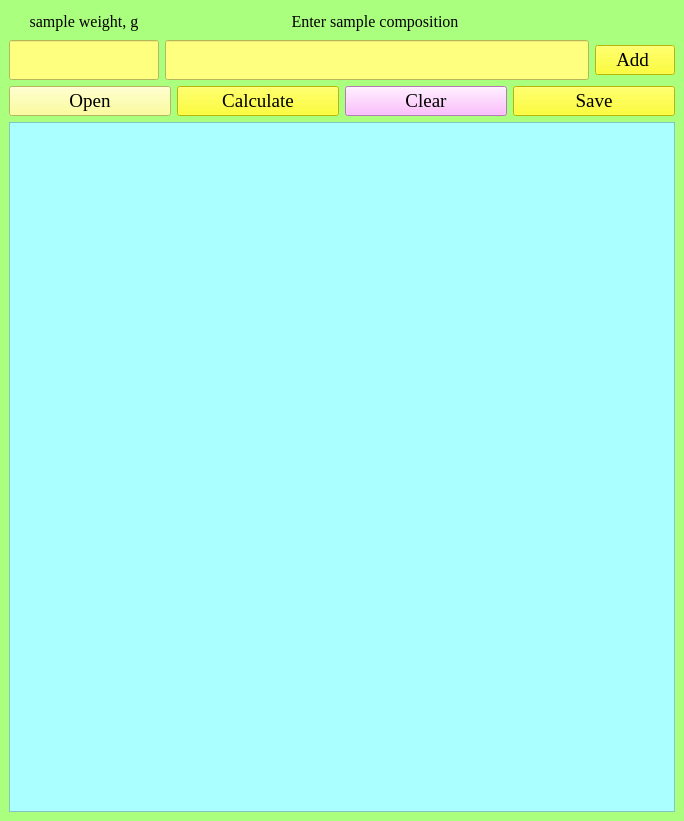
<?xml version="1.0" encoding="UTF-8"?>
<ui version="4.0">
 <class>MainWindow</class>
 <widget class="QMainWindow" name="MainWindow">
  <property name="geometry">
   <rect>
    <x>0</x>
    <y>0</y>
    <width>684</width>
    <height>821</height>
   </rect>
  </property>
  <property name="sizePolicy">
   <sizepolicy hsizetype="Fixed" vsizetype="Fixed">
    <horstretch>0</horstretch>
    <verstretch>0</verstretch>
   </sizepolicy>
  </property>
  <property name="maximumSize">
   <size>
    <width>1200</width>
    <height>1200</height>
   </size>
  </property>
  <property name="sizeIncrement">
   <size>
    <width>20</width>
    <height>20</height>
   </size>
  </property>
  <property name="font">
   <font>
    <family>Times New Roman</family>
   </font>
  </property>
  <property name="windowTitle">
   <string>MassCalculation</string>
  </property>
  <property name="styleSheet">
   <string notr="true">background-color: rgb(170, 255, 127);
selection-color: rgb(255, 255, 0);
selection-background-color: rgb(255, 170, 0);</string>
  </property>
  <widget class="QWidget" name="centralwidget">
   <property name="font">
    <font>
     <family>Times New Roman</family>
     <pointsize>12</pointsize>
    </font>
   </property>
   <layout class="QVBoxLayout" name="verticalLayout_2">
    <item>
     <layout class="QVBoxLayout" name="verticalLayout">
      <property name="sizeConstraint">
       <enum>QLayout::SetFixedSize</enum>
      </property>
      <item>
       <layout class="QHBoxLayout" name="horizontalLayout">
        <property name="sizeConstraint">
         <enum>QLayout::SetFixedSize</enum>
        </property>
        <item>
         <widget class="QLabel" name="label">
          <property name="sizePolicy">
           <sizepolicy hsizetype="Minimum" vsizetype="Fixed">
            <horstretch>0</horstretch>
            <verstretch>0</verstretch>
           </sizepolicy>
          </property>
          <property name="minimumSize">
           <size>
            <width>150</width>
            <height>25</height>
           </size>
          </property>
          <property name="font">
           <font>
            <family>Times New Roman</family>
            <pointsize>12</pointsize>
           </font>
          </property>
          <property name="text">
           <string>sample weight, g</string>
          </property>
          <property name="alignment">
           <set>Qt::AlignCenter</set>
          </property>
         </widget>
        </item>
        <item>
         <widget class="QLabel" name="label_2">
          <property name="sizePolicy">
           <sizepolicy hsizetype="Expanding" vsizetype="Fixed">
            <horstretch>0</horstretch>
            <verstretch>0</verstretch>
           </sizepolicy>
          </property>
          <property name="font">
           <font>
            <family>Times New Roman</family>
            <pointsize>12</pointsize>
           </font>
          </property>
          <property name="text">
           <string>Enter sample composition</string>
          </property>
          <property name="alignment">
           <set>Qt::AlignCenter</set>
          </property>
         </widget>
        </item>
        <item>
         <spacer name="verticalSpacer">
          <property name="orientation">
           <enum>Qt::Vertical</enum>
          </property>
          <property name="sizeType">
           <enum>QSizePolicy::Minimum</enum>
          </property>
          <property name="sizeHint" stdset="0">
           <size>
            <width>90</width>
            <height>25</height>
           </size>
          </property>
         </spacer>
        </item>
       </layout>
      </item>
      <item>
       <layout class="QHBoxLayout" name="horizontalLayout_2">
        <property name="sizeConstraint">
         <enum>QLayout::SetFixedSize</enum>
        </property>
        <item>
         <widget class="QLineEdit" name="sample_weight">
          <property name="enabled">
           <bool>true</bool>
          </property>
          <property name="sizePolicy">
           <sizepolicy hsizetype="Minimum" vsizetype="Fixed">
            <horstretch>0</horstretch>
            <verstretch>0</verstretch>
           </sizepolicy>
          </property>
          <property name="minimumSize">
           <size>
            <width>150</width>
            <height>40</height>
           </size>
          </property>
          <property name="styleSheet">
           <string notr="true">background-color: rgb(255, 255, 127);</string>
          </property>
         </widget>
        </item>
        <item>
         <widget class="QLineEdit" name="sample_formula">
          <property name="enabled">
           <bool>true</bool>
          </property>
          <property name="sizePolicy">
           <sizepolicy hsizetype="Expanding" vsizetype="Fixed">
            <horstretch>0</horstretch>
            <verstretch>0</verstretch>
           </sizepolicy>
          </property>
          <property name="minimumSize">
           <size>
            <width>200</width>
            <height>40</height>
           </size>
          </property>
          <property name="styleSheet">
           <string notr="true">background-color: rgb(255, 255, 127);</string>
          </property>
         </widget>
        </item>
        <item>
         <widget class="QPushButton" name="Add_button">
          <property name="sizePolicy">
           <sizepolicy hsizetype="Fixed" vsizetype="Fixed">
            <horstretch>0</horstretch>
            <verstretch>0</verstretch>
           </sizepolicy>
          </property>
          <property name="font">
           <font>
            <family>Times New Roman</family>
            <pointsize>14</pointsize>
           </font>
          </property>
          <property name="styleSheet">
           <string notr="true">background-color: rgb(255, 255, 0);</string>
          </property>
          <property name="text">
           <string>Add </string>
          </property>
         </widget>
        </item>
       </layout>
      </item>
      <item>
       <layout class="QHBoxLayout" name="horizontalLayout_3">
        <item>
         <widget class="QPushButton" name="Open_button">
          <property name="sizePolicy">
           <sizepolicy hsizetype="Expanding" vsizetype="Fixed">
            <horstretch>0</horstretch>
            <verstretch>0</verstretch>
           </sizepolicy>
          </property>
          <property name="font">
           <font>
            <family>Times New Roman</family>
            <pointsize>14</pointsize>
           </font>
          </property>
          <property name="styleSheet">
           <string notr="true">background-color: rgb(255, 255, 127);</string>
          </property>
          <property name="text">
           <string>Open</string>
          </property>
         </widget>
        </item>
        <item>
         <widget class="QPushButton" name="Calculate_button">
          <property name="sizePolicy">
           <sizepolicy hsizetype="Expanding" vsizetype="Fixed">
            <horstretch>0</horstretch>
            <verstretch>0</verstretch>
           </sizepolicy>
          </property>
          <property name="font">
           <font>
            <family>Times New Roman</family>
            <pointsize>14</pointsize>
           </font>
          </property>
          <property name="styleSheet">
           <string notr="true">background-color: rgb(255, 255, 0);
alternate-background-color: rgb(85, 170, 255);</string>
          </property>
          <property name="text">
           <string>Calculate</string>
          </property>
         </widget>
        </item>
        <item>
         <widget class="QPushButton" name="Clear_buttom">
          <property name="sizePolicy">
           <sizepolicy hsizetype="Expanding" vsizetype="Fixed">
            <horstretch>0</horstretch>
            <verstretch>0</verstretch>
           </sizepolicy>
          </property>
          <property name="font">
           <font>
            <family>Times New Roman</family>
            <pointsize>14</pointsize>
           </font>
          </property>
          <property name="styleSheet">
           <string notr="true">
background-color: rgb(255, 170, 255);</string>
          </property>
          <property name="text">
           <string>Clear</string>
          </property>
         </widget>
        </item>
        <item>
         <widget class="QPushButton" name="Save_button">
          <property name="sizePolicy">
           <sizepolicy hsizetype="Expanding" vsizetype="Fixed">
            <horstretch>0</horstretch>
            <verstretch>0</verstretch>
           </sizepolicy>
          </property>
          <property name="font">
           <font>
            <family>Times New Roman</family>
            <pointsize>14</pointsize>
           </font>
          </property>
          <property name="styleSheet">
           <string notr="true">background-color: rgb(255, 255, 0);</string>
          </property>
          <property name="text">
           <string>Save</string>
          </property>
         </widget>
        </item>
       </layout>
      </item>
     </layout>
    </item>
    <item>
     <widget class="QTextEdit" name="report_list">
      <property name="sizePolicy">
       <sizepolicy hsizetype="Expanding" vsizetype="Expanding">
        <horstretch>0</horstretch>
        <verstretch>0</verstretch>
       </sizepolicy>
      </property>
      <property name="styleSheet">
       <string notr="true">background-color: rgb(170, 255, 255);</string>
      </property>
     </widget>
    </item>
   </layout>
  </widget>
 </widget>
 <resources/>
 <connections>
  <connection>
   <sender>Open_button</sender>
   <signal>clicked()</signal>
   <receiver>MainWindow</receiver>
   <slot>OpenFile()</slot>
   <hints>
    <hint type="sourcelabel">
     <x>112</x>
     <y>112</y>
    </hint>
    <hint type="destinationlabel">
     <x>5</x>
     <y>128</y>
    </hint>
   </hints>
  </connection>
  <connection>
   <sender>Calculate_button</sender>
   <signal>clicked()</signal>
   <receiver>MainWindow</receiver>
   <slot>Calculate()</slot>
   <hints>
    <hint type="sourcelabel">
     <x>288</x>
     <y>111</y>
    </hint>
    <hint type="destinationlabel">
     <x>678</x>
     <y>140</y>
    </hint>
   </hints>
  </connection>
  <connection>
   <sender>Clear_buttom</sender>
   <signal>clicked()</signal>
   <receiver>MainWindow</receiver>
   <slot>Clear_all()</slot>
   <hints>
    <hint type="sourcelabel">
     <x>460</x>
     <y>113</y>
    </hint>
    <hint type="destinationlabel">
     <x>677</x>
     <y>103</y>
    </hint>
   </hints>
  </connection>
  <connection>
   <sender>Save_button</sender>
   <signal>clicked()</signal>
   <receiver>MainWindow</receiver>
   <slot>SaveFile()</slot>
   <hints>
    <hint type="sourcelabel">
     <x>613</x>
     <y>125</y>
    </hint>
    <hint type="destinationlabel">
     <x>651</x>
     <y>21</y>
    </hint>
   </hints>
  </connection>
  <connection>
   <sender>Add_button</sender>
   <signal>clicked()</signal>
   <receiver>MainWindow</receiver>
   <slot>Add_compounds()</slot>
   <hints>
    <hint type="sourcelabel">
     <x>636</x>
     <y>64</y>
    </hint>
    <hint type="destinationlabel">
     <x>584</x>
     <y>21</y>
    </hint>
   </hints>
  </connection>
  <connection>
   <sender>sample_weight</sender>
   <signal>textChanged(QString)</signal>
   <receiver>report_list</receiver>
   <slot>append(QString)</slot>
   <hints>
    <hint type="sourcelabel">
     <x>105</x>
     <y>66</y>
    </hint>
    <hint type="destinationlabel">
     <x>130</x>
     <y>180</y>
    </hint>
   </hints>
  </connection>
  <connection>
   <sender>sample_formula</sender>
   <signal>textChanged(QString)</signal>
   <receiver>report_list</receiver>
   <slot>append(QString)</slot>
   <hints>
    <hint type="sourcelabel">
     <x>221</x>
     <y>63</y>
    </hint>
    <hint type="destinationlabel">
     <x>236</x>
     <y>179</y>
    </hint>
   </hints>
  </connection>
 </connections>
 <slots>
  <slot>OpenFile()</slot>
  <slot>Calculate()</slot>
  <slot>Clear_all()</slot>
  <slot>SaveFile()</slot>
  <slot>Add_compounds()</slot>
 </slots>
</ui>
